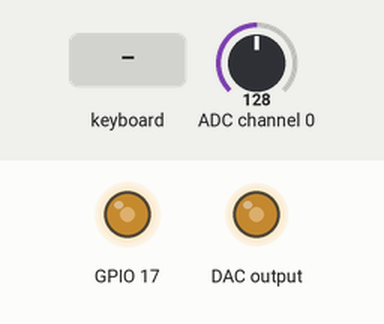
Simulated run of this program. Board: Raspberry Pi (BCM pin numbers). Parts: output pins drawn as LEDs (lit = HIGH). Inputs (shaded band) come from the test bench; at power-on: ADC channel 0 = 128 (analog values on the 0–255 scale). The full-screen text the program places in the terminal is not drawn. At 7.3 s the program stops and its outputs stay as they are.

Above: at 1.28 s.
1.3 s: ADC channel 0 set to 178
At 1.45 s:
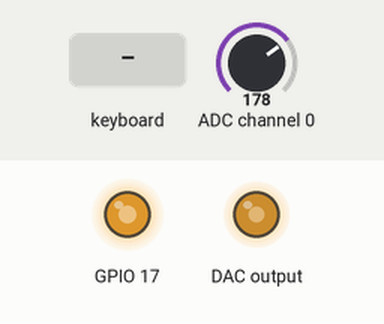
4.3 s: ADC channel 0 set to 224
At 4.66 s:
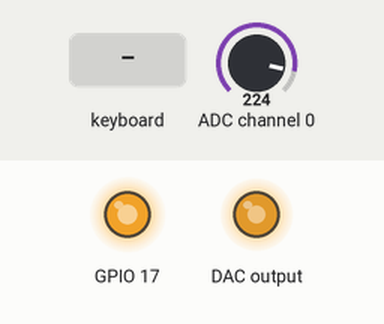
7.3 s: key enter typed on the keyboard
At 8.4 s:
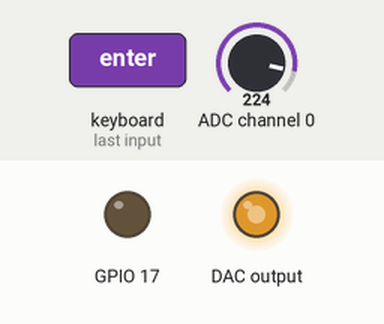
Timing chart, 0 to 8.8 s (numbered marks = the images above; inputs shaded):
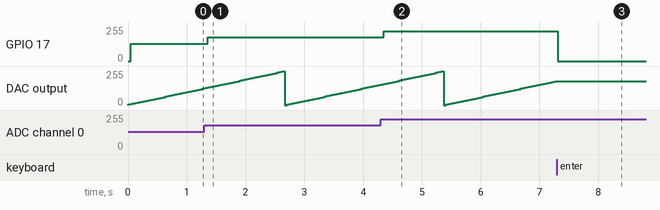

Measured:
- after the input at 1.3 s, GPIO 17: 128/255 → 178/255 after 0.06 s
- after the input at 4.3 s, GPIO 17: 178/255 → 224/255 after 0.06 s
- after the input at 7.3 s, GPIO 17: 224/255 → 0/255 at once; DAC output: stops changing and stays 180/255

The program:

Softlight3_with_smbus.py
```python
# Filename: softlight3.py
# Project: Freenove kit using pigpio C and Python library
# Description: smbus + use 8591 ADC chip to control LED with potentiometer
# Author: JudaV
# date: october 2024


import smbus
import time
import curses
import pigpio

# 2014-08-26 PCF8591-x.py

# Connect Pi 3V3 - VCC, Ground - Ground, SDA - SDA, SCL - SCL.

# ./PCF8591-x.py

bus = smbus.SMBus(1)
pi = pigpio.pi()
stdscr = curses.initscr()
curses.noecho()
curses.cbreak()

aout = 0

stdscr.addstr(10, 0, "Brightness")
# stdscr.addstr(12, 0, "Temperature")
# stdscr.addstr(14, 0, "AOUT->AIN2")
# stdscr.addstr(16, 0, "Resistor")

stdscr.nodelay(1)


while True:

    for a in range(0,4):
        aout = aout + 1
        # bus.write_byte_data(0x48,0x40 | ((a+1) & 0x03), aout)
        bus.write_byte_data(0x48,0x40 | (0x4), aout)
        v = bus.read_byte(0x48)
        # hashes = v / 4
        # spaces = 64 - hashes
        stdscr.addstr(10, 12, str(v) + ' ')
        # stdscr.addstr(10+a*2, 16, '#' * hashes + ' ' * spaces )

    stdscr.refresh()
    time.sleep(0.04)
    pi.set_PWM_dutycycle(17,v)
    c = stdscr.getch()

    if c != curses.ERR:
        break


curses.nocbreak()
curses.echo()
curses.endwin()
pi.write(17,0)
pi.stop()
```
